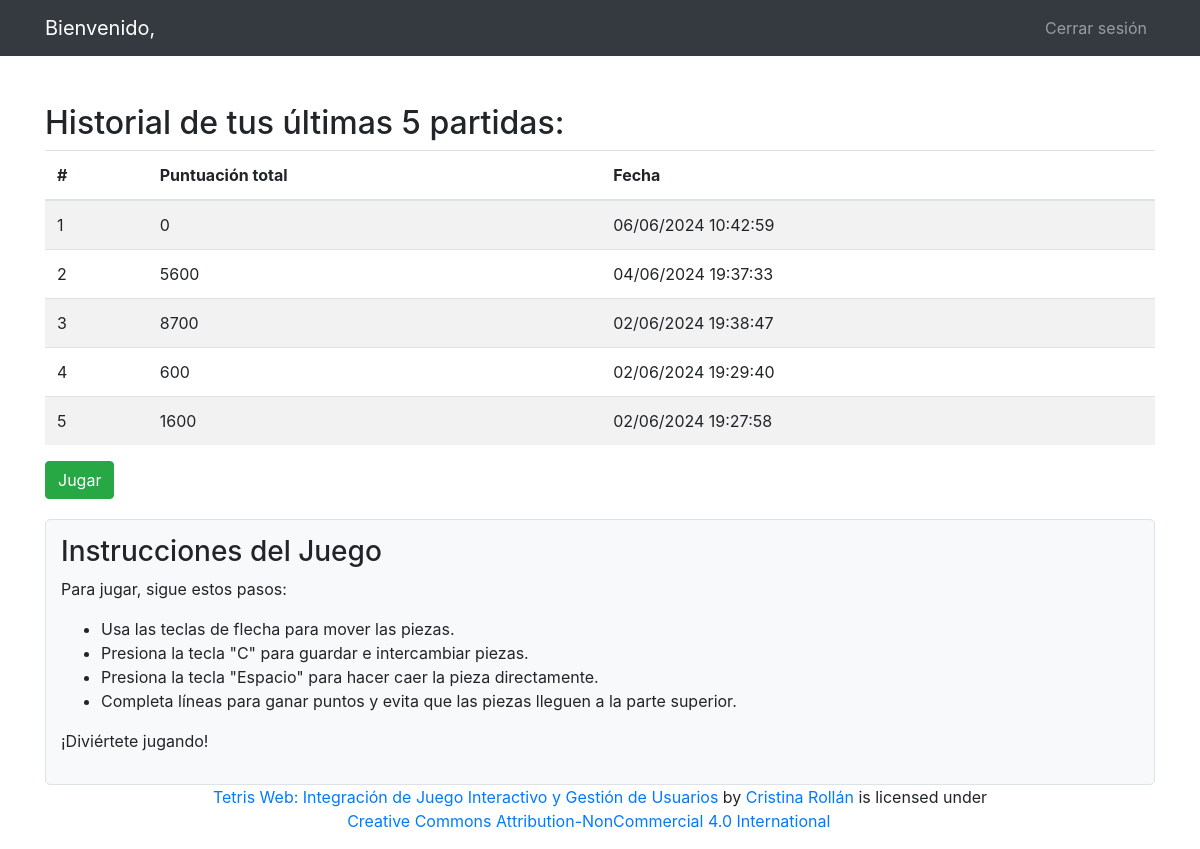
The page /usuario/usuario.php (signed in) on the database its author committed.
### tables this page shows
CREATE TABLE `partida` (
  `id_partida` int NOT NULL,
  `id_usuario` int DEFAULT NULL,
  `puntuaje_total` int DEFAULT NULL,
  `fecha` timestamp NOT NULL DEFAULT CURRENT_TIMESTAMP
);

### usuario/usuario.php (the view, shortened to what this page needs)
<?php
$id_usuario = $_SESSION["id_usuario"];
try {
    $pdo = new PDO(DSN, DB_USERNAME, DB_PASSWORD);
    $pdo->setAttribute(PDO::ATTR_ERRMODE, PDO::ERRMODE_EXCEPTION);
    $query = "SELECT id_partida, id_usuario, puntuaje_total, fecha FROM partida WHERE id_usuario = :id_usuario ORDER BY fecha DESC LIMIT 5";
    $stmt = $pdo->prepare($query);
    $stmt->bindParam(":id_usuario", $id_usuario, PDO::PARAM_INT);
    $stmt->execute();
    $partidas = $stmt->fetchAll(PDO::FETCH_ASSOC);
} catch (PDOException $e) {
    echo "Error al obtener las partidas: " . $e->getMessage();
    exit();
}
?>
<!DOCTYPE html>
<html lang="en">
<head>
    <link rel="stylesheet" href="https://stackpath.bootstrapcdn.com/bootstrap/4.5.2/css/bootstrap.min.css">
</head>
<body>
    <?php include_once "../parts/header.php";?>
    <div class="container mt-5">
    <h2>Historial de tus últimas 5 partidas:</h2>
        <div class="table-responsive">
            <table class="table table-striped">
                <thead>
                <tr>
                    <th>#</th>
                    <th>Puntuación total</th>
                    <th>Fecha</th>
                </tr>
                </thead>
                <tbody>
                <?php foreach ($partidas as $index => $partida): ?>
                    <tr>
                        <td><?php echo $index + 1; ?></td>
                        <td><?php echo $partida['puntuaje_total']; ?></td>
                        <td><?php echo (date("d/m/Y H:i:s", strtotime($partida['fecha']))); ?></td>
                    </tr>
                <?php endforeach; ?>
                </tbody>
            </table>
        </div>
    <a href="../juego/tetris.php" class="btn btn-success">Jugar</a>
        <div class="instrucciones">
            <h3>Instrucciones del Juego</h3>
            <p>Para jugar, sigue estos pasos:</p>
            <ul>
                <li>Usa las teclas de flecha para mover las piezas.</li>
                <li>Presiona la tecla "C" para guardar e intercambiar piezas.</li>
                <li>Presiona la tecla "Espacio" para hacer caer la pieza directamente.</li>
                <li>Completa líneas para ganar puntos y evita que las piezas lleguen a la parte superior.</li>
            </ul>
            <p>¡Diviértete jugando!</p>
        </div>
    </div>
        <footer>
            <?php include_once('../parts/footer.php');?>
        </footer>
</body>
</html>

### usuario/usuario.php (style rules this page uses)
.instrucciones { margin-top: 20px; padding: 15px; background-color: #f8f9fa; border: 1px solid #dee2e6; border-radius: 5px; }

### rows shown on the page
partida: puntuaje_total "0", fecha "06/06/2024 10:42:59"
partida: puntuaje_total "5600", fecha "04/06/2024 19:37:33"
partida: puntuaje_total "8700", fecha "02/06/2024 19:38:47"
partida: puntuaje_total "600", fecha "02/06/2024 19:29:40"
partida: puntuaje_total "1600", fecha "02/06/2024 19:27:58"
